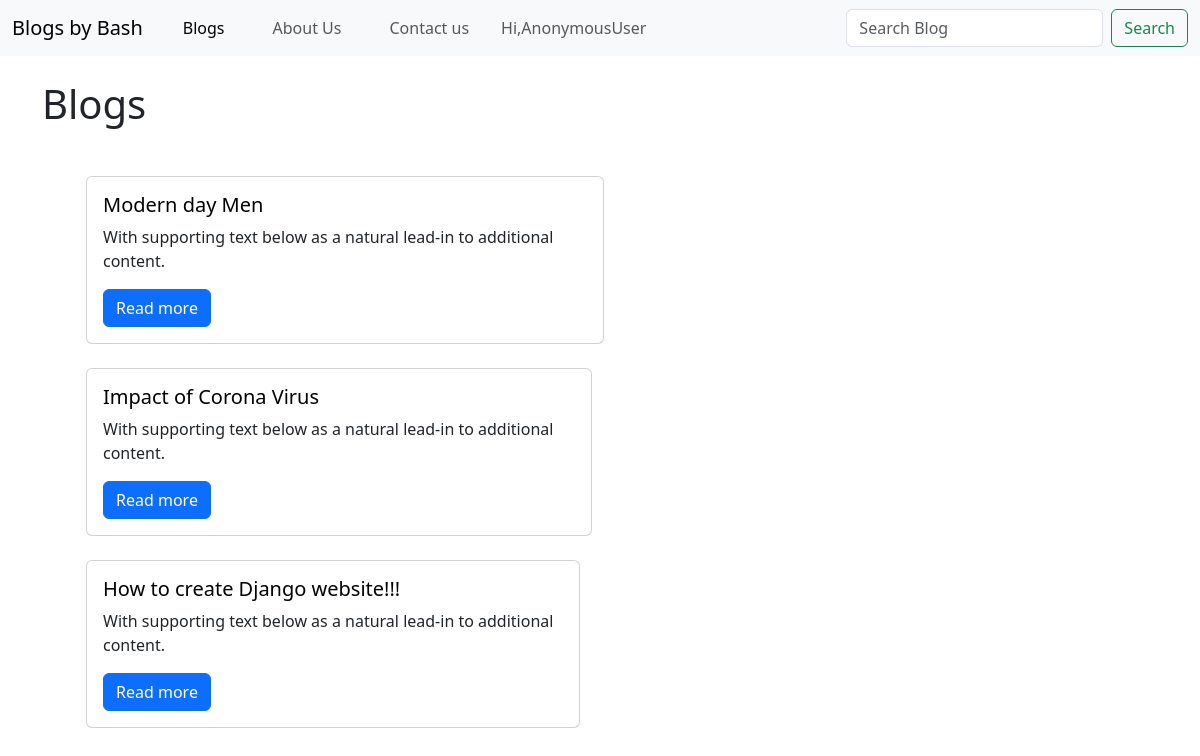
Page /Blogs/ on the committed database.
### Blog_Website/models.py (models this page shows, shortened)
class Post(models.Model):
    title = models.CharField(max_length=255)
    tag = models.CharField(max_length=50)
    description = HTMLField()
    auther = models.CharField(max_length=50)
    date_created = models.DateTimeField(auto_now_add=True)
    likes = models.ManyToManyField(User , related_name='post')
    class Meta:
        ordering = ['-date_created']

### Blog_Website/views.py (the view)
# urls.py: path('Blogs/', views.blogView, name='Blogs'),
def blogView(request ):
    context ={}
    context["dataset"] = Post.objects.all()
    return render(request, 'Blogs.html', context)

### Blog_Website/templates/Blogs.html (shortened to what this page needs)
{% extends 'navbar.html' %}
{% block content %}
<!DOCTYPE html>
<html lang="en">
<head>
    <div class="container">
    <h1 class="my-4">Blogs</h1>
    <br>
    <link href="https://cdn.jsdelivr.net/npm/bootstrap@5.3.2/dist/css/bootstrap.min.css"
     rel="stylesheet"
>
</head>
<body>
    <div class="container">
        <ol>
            {% for b in dataset %}
            <div class="row">
                <div class="col-sm-6 mb-3 mb-sm-0">
                  <div class="card">
                    <div class="card-body">
                      <a href="{% url 'desc' b.id %}" style="text-decoration: none; color: black;">
                        <h5>{{ b.title }}</h5></a>
                      <p class="card-text">With supporting text below as a natural lead-in to additional content.</p>
                      <a  class="btn btn-primary" href="{% url 'desc' b.id %}" role="button" >Read more</a>
                    </div>
                  </div>
                  <br>
                </div>
            {% endfor %}
        </ol>
    </div>
</body>
</html>
{% endblock %}

### rows in the picture
Post: title "Modern day Men"
Post: title "Impact of Corona Virus"
Post: title "How to create Django website!!!"

### other values in the picture
{{ user }} "AnonymousUser"
